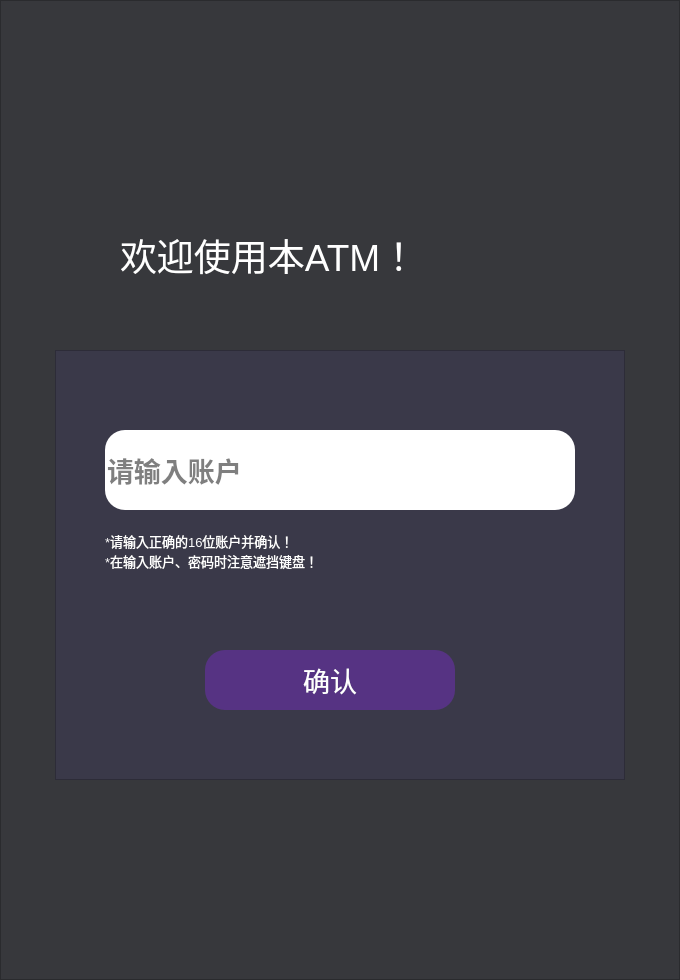
<?xml version="1.0" encoding="UTF-8"?>
<ui version="4.0">
 <class>Form</class>
 <widget class="QWidget" name="Form">
  <property name="geometry">
   <rect>
    <x>0</x>
    <y>0</y>
    <width>680</width>
    <height>980</height>
   </rect>
  </property>
  <property name="windowTitle">
   <string>Form</string>
  </property>
  <layout class="QVBoxLayout" name="verticalLayout">
   <property name="spacing">
    <number>0</number>
   </property>
   <property name="leftMargin">
    <number>0</number>
   </property>
   <property name="topMargin">
    <number>0</number>
   </property>
   <property name="rightMargin">
    <number>0</number>
   </property>
   <property name="bottomMargin">
    <number>0</number>
   </property>
   <item>
    <widget class="QFrame" name="frame">
     <property name="styleSheet">
      <string notr="true">QFrame {
	background-color : rgb(55,56,60)
}</string>
     </property>
     <property name="frameShape">
      <enum>QFrame::StyledPanel</enum>
     </property>
     <property name="frameShadow">
      <enum>QFrame::Raised</enum>
     </property>
     <widget class="QFrame" name="frame_2">
      <property name="geometry">
       <rect>
        <x>55</x>
        <y>350</y>
        <width>570</width>
        <height>430</height>
       </rect>
      </property>
      <property name="styleSheet">
       <string notr="true">QFrame{
	background-color : rgb(58,57,73)
}</string>
      </property>
      <property name="frameShape">
       <enum>QFrame::StyledPanel</enum>
      </property>
      <property name="frameShadow">
       <enum>QFrame::Raised</enum>
      </property>
      <widget class="QLineEdit" name="userid_lineedit">
       <property name="geometry">
        <rect>
         <x>50</x>
         <y>80</y>
         <width>470</width>
         <height>80</height>
        </rect>
       </property>
       <property name="font">
        <font>
         <family>Arial Black</family>
         <pointsize>20</pointsize>
         <weight>75</weight>
         <bold>true</bold>
        </font>
       </property>
       <property name="mouseTracking">
        <bool>true</bool>
       </property>
       <property name="styleSheet">
        <string notr="true">QLineEdit{
	border-radius : 20px
}
QLineEdit:hover{
	border-radius : 20px
}</string>
       </property>
       <property name="maxLength">
        <number>16</number>
       </property>
       <property name="cursorPosition">
        <number>0</number>
       </property>
       <property name="placeholderText">
        <string>请输入账户</string>
       </property>
       <property name="clearButtonEnabled">
        <bool>false</bool>
       </property>
      </widget>
      <widget class="QLabel" name="label_2">
       <property name="geometry">
        <rect>
         <x>50</x>
         <y>180</y>
         <width>450</width>
         <height>41</height>
        </rect>
       </property>
       <property name="font">
        <font>
         <family>Arial</family>
         <pointsize>10</pointsize>
         <weight>50</weight>
         <bold>false</bold>
        </font>
       </property>
       <property name="styleSheet">
        <string notr="true">QLabel {
	color : rgb(255, 255, 255)
}</string>
       </property>
       <property name="text">
        <string>*请输入正确的16位账户并确认！
*在输入账户、密码时注意遮挡键盘！</string>
       </property>
      </widget>
      <widget class="QPushButton" name="pushButton_1">
       <property name="geometry">
        <rect>
         <x>150</x>
         <y>300</y>
         <width>250</width>
         <height>60</height>
        </rect>
       </property>
       <property name="font">
        <font>
         <family>Arial</family>
         <pointsize>20</pointsize>
         <weight>50</weight>
         <bold>false</bold>
        </font>
       </property>
       <property name="styleSheet">
        <string notr="true">QPushButton{
	border-radius : 20px;
	background-color : rgb(86, 51, 131);
	color : rgb(255, 255, 255)

}
QPushButton:hover{
	background-color : rgb(141, 84, 216);
	color : rgb(236, 236, 236)
}
QPushButton:pressed{
	background-color : rgb(86, 51, 131);	
	color : rgb(255, 255, 255)
}</string>
       </property>
       <property name="text">
        <string>确认</string>
       </property>
      </widget>
      <widget class="QLabel" name="label_3">
       <property name="geometry">
        <rect>
         <x>50</x>
         <y>240</y>
         <width>380</width>
         <height>41</height>
        </rect>
       </property>
       <property name="font">
        <font>
         <family>Arial</family>
         <pointsize>12</pointsize>
        </font>
       </property>
       <property name="styleSheet">
        <string notr="true">QLabel {
	color : rgb(170, 0, 0)
}</string>
       </property>
       <property name="text">
        <string/>
       </property>
      </widget>
     </widget>
     <widget class="QLabel" name="label">
      <property name="geometry">
       <rect>
        <x>120</x>
        <y>180</y>
        <width>480</width>
        <height>150</height>
       </rect>
      </property>
      <property name="font">
       <font>
        <family>Arial</family>
        <pointsize>28</pointsize>
        <weight>50</weight>
        <italic>false</italic>
        <bold>false</bold>
       </font>
      </property>
      <property name="styleSheet">
       <string notr="true">QLabel {
	color : rgb(255, 255, 255)
}</string>
      </property>
      <property name="text">
       <string>欢迎使用本ATM！</string>
      </property>
      <property name="textFormat">
       <enum>Qt::AutoText</enum>
      </property>
     </widget>
    </widget>
   </item>
  </layout>
 </widget>
 <resources/>
 <connections/>
</ui>
